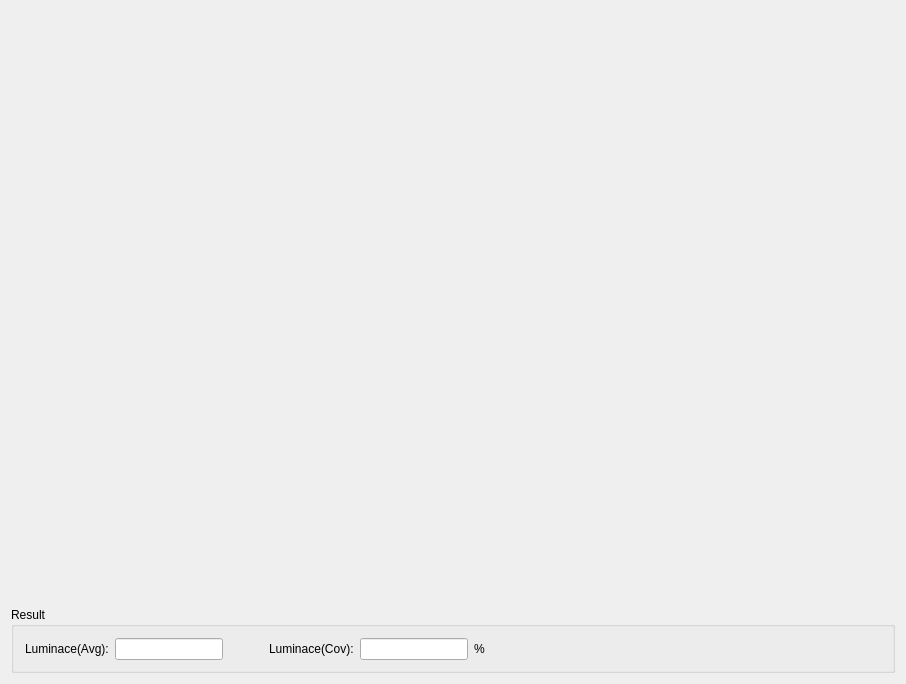
<?xml version="1.0" encoding="UTF-8"?>
<ui version="4.0">
 <class>LuminanceDialogClass</class>
 <widget class="QDialog" name="LuminanceDialogClass">
  <property name="geometry">
   <rect>
    <x>0</x>
    <y>0</y>
    <width>906</width>
    <height>684</height>
   </rect>
  </property>
  <property name="windowTitle">
   <string>LuminanceDialog</string>
  </property>
  <layout class="QVBoxLayout" name="verticalLayout" stretch="1,0">
   <property name="spacing">
    <number>20</number>
   </property>
   <item>
    <widget class="ColorBarViewer" name="viewer" native="true">
     <property name="toolTipDuration">
      <number>-5</number>
     </property>
    </widget>
   </item>
   <item>
    <widget class="QGroupBox" name="groupBox">
     <property name="title">
      <string>Result</string>
     </property>
     <layout class="QHBoxLayout" name="horizontalLayout" stretch="0,0,0,0,0,0,1">
      <property name="bottomMargin">
       <number>10</number>
      </property>
      <item>
       <widget class="QLabel" name="label">
        <property name="text">
         <string>Luminace(Avg):</string>
        </property>
       </widget>
      </item>
      <item>
       <widget class="QLineEdit" name="lineEdit_valueMin"/>
      </item>
      <item>
       <spacer name="horizontalSpacer_2">
        <property name="orientation">
         <enum>Qt::Horizontal</enum>
        </property>
        <property name="sizeType">
         <enum>QSizePolicy::Fixed</enum>
        </property>
        <property name="sizeHint" stdset="0">
         <size>
          <width>40</width>
          <height>20</height>
         </size>
        </property>
       </spacer>
      </item>
      <item>
       <widget class="QLabel" name="label_2">
        <property name="text">
         <string>Luminace(Cov):</string>
        </property>
       </widget>
      </item>
      <item>
       <widget class="QLineEdit" name="lineEdit_valueMax"/>
      </item>
      <item>
       <widget class="QLabel" name="label_3">
        <property name="text">
         <string>%</string>
        </property>
       </widget>
      </item>
      <item>
       <spacer name="horizontalSpacer">
        <property name="orientation">
         <enum>Qt::Horizontal</enum>
        </property>
        <property name="sizeHint" stdset="0">
         <size>
          <width>236</width>
          <height>20</height>
         </size>
        </property>
       </spacer>
      </item>
     </layout>
    </widget>
   </item>
  </layout>
 </widget>
 <layoutdefault spacing="6" margin="11"/>
 <customwidgets>
  <customwidget>
   <class>ColorBarViewer</class>
   <extends>QWidget</extends>
   <header location="global">CameraViewer\ColorBarViewer.h</header>
   <container>1</container>
  </customwidget>
 </customwidgets>
 <resources/>
 <connections/>
</ui>
